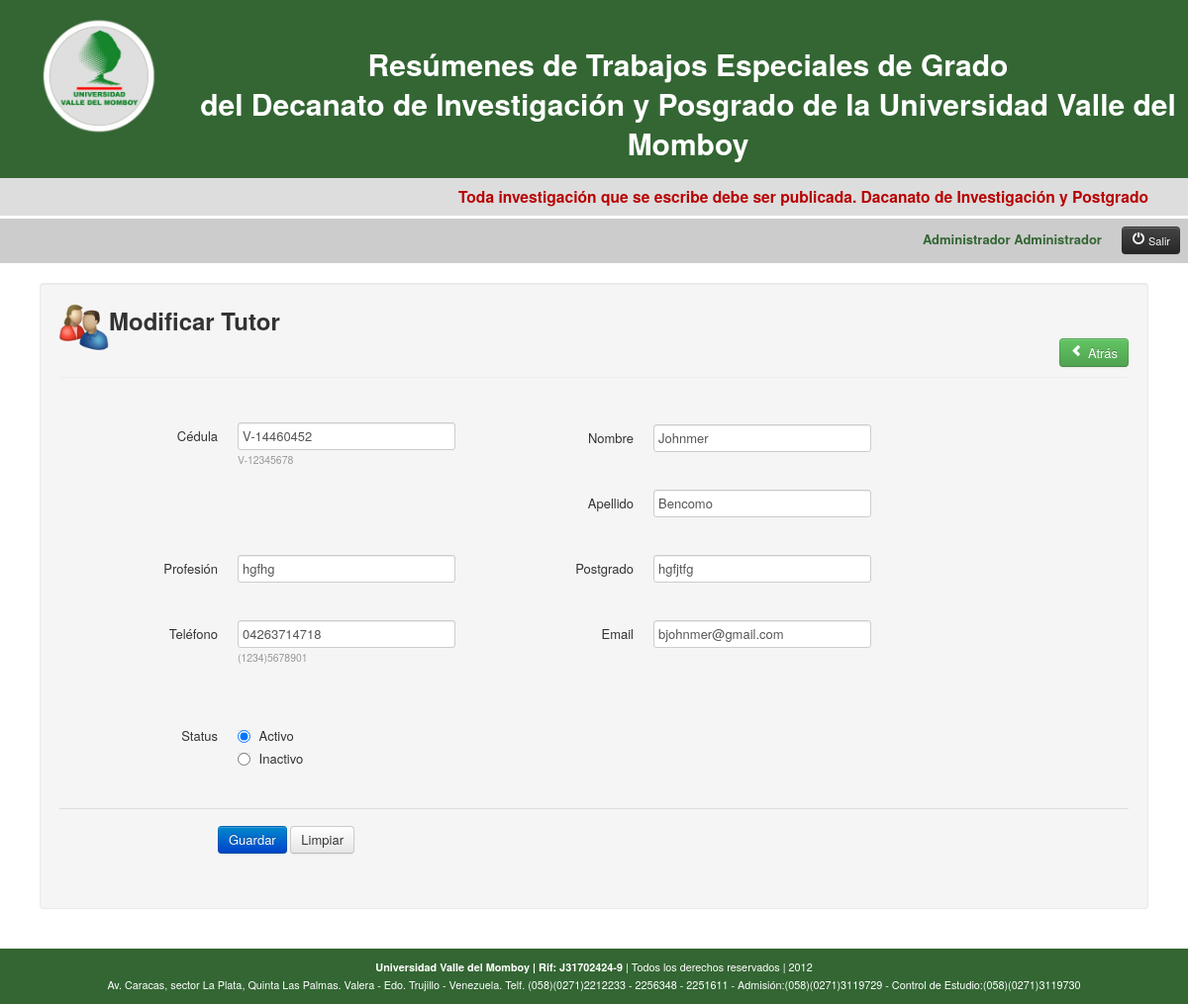
The page /tutores.php?p=mtut&idTutor=15 (signed in) on the database its author committed.
### tables this page shows
CREATE TABLE IF NOT EXISTS `tbltutores` (
  `idTutor` int(11) NOT NULL AUTO_INCREMENT,
  `cedulaTutor` varchar(12) NOT NULL,
  `nombreTutor` varchar(75) NOT NULL,
  `apellidoTutor` varchar(75) NOT NULL,
  `profesionTutor` varchar(75) NOT NULL,
  `postgradoTutor` varchar(100) DEFAULT NULL,
  `telfTutor` varchar(75) NOT NULL,
  `emailTutor` varchar(75) NOT NULL,
  `statusTutor` varchar(1) NOT NULL DEFAULT 'A',
  PRIMARY KEY (`idTutor`)
);

### mtut.php (the view, shortened to what this page needs)
<?php require_once('Connections/bdresumen.php'); ?>
<?php
if (!function_exists("GetSQLValueString")) {
function GetSQLValueString($theValue, $theType, $theDefinedValue = "", $theNotDefinedValue = "")
{
  $theValue = function_exists("mysql_real_escape_string") ? mysql_real_escape_string($theValue) : mysql_escape_string($theValue);
  switch ($theType) {
    case "long":
    case "int":
      $theValue = ($theValue != "") ? intval($theValue) : "NULL";
      break;
  }
  return $theValue;
}
}
$editFormAction = $_SERVER['PHP_SELF'];
if (isset($_SERVER['QUERY_STRING'])) {
  $editFormAction .= "?" . htmlentities($_SERVER['QUERY_STRING']);
}
$colname_constutor = "-1";
if (isset($_GET['idTutor'])) {
  $colname_constutor = $_GET['idTutor'];
}
$query_constutor = sprintf("SELECT * FROM tbltutores WHERE idTutor = %s", GetSQLValueString($colname_constutor, "int"));
$constutor = mysql_query($query_constutor, $bdresumen) or die(mysql_error());
$row_constutor = mysql_fetch_assoc($constutor);
?>
<div style="margin:20px;">
  <div class="container-fluid" style="margin:auto">
    <div class="row-fluid">
      <div class="span12">
        <div class="well">
          <div class="row-fluid">
          	<img src="img/tutores.png" width="50" height="50"><h2>Modificar Tutor</h2>
           	<div class="atras"><button class="btn btn-success" onclick='window.location="tutores.php"'><i class="icon-chevron-left icon-white"></i>&nbsp;Atrás</button></div>
          </div>
          <div class="row-fluid">
            <form name="mtut" id="mtut" class="form-horizontal" action="<?php echo $editFormAction; ?>" method="POST">
              <fieldset>
                <legend></legend>
                <div class="control-group">
                  <label class="control-label" for="cedulaTutor">Cédula</label>
                  <div class="controls">
                    <input name="cedulaTutor" type="text" class="input" id="cedulaTutor" value="<?php echo $row_constutor['cedulaTutor']; ?>" placeholder="Cédula del Tutor"><br/><span id="muestra">V-12345678</span>
                  </div>
                </div>
                <div class="control-group">
                  <label class="control-label" for="nombreTutor">Nombre</label>
                  <div class="controls">
                    <input name="nombreTutor" type="text" class="input" id="nombreTutor" value="<?php echo $row_constutor['nombreTutor']; ?>" placeholder="Nombre del Tutor">
                  </div>
                </div>
                <div class="control-group">
                  <label class="control-label" for="apellidoTutor">Apellido</label>
                  <div class="controls">
                    <input name="apellidoTutor" type="text" class="input" id="apellidoTutor" value="<?php echo $row_constutor['apellidoTutor']; ?>" placeholder="Apellido del Tutor">
                  </div>
                </div>
                <div class="control-group">
                  <label class="control-label" for="profesionTutor">Profesión</label>
                  <div class="controls">
                    <input name="profesionTutor" type="text" class="input" id="profesionTutor" value="<?php echo $row_constutor['profesionTutor']; ?>" placeholder="Profesión del Tutor">
                  </div>
                </div>
                <div class="control-group">
                  <label class="control-label" for="postgradoTutor">Postgrado</label>
                  <div class="controls">
                    <input name="postgradoTutor" type="text" class="input" id="postgradoTutor" value="<?php echo $row_constutor['postgradoTutor']; ?>" placeholder="Postgrado del Tutor">
                  </div>
                </div>
                <div class="control-group">
                  <label class="control-label" for="telfTutor">Teléfono</label>
                  <div class="controls">
                    <input name="telfTutor" type="text" class="input" id="telfTutor" value="<?php echo $row_constutor['telfTutor']; ?>" placeholder="Teléfono del Tutor"><br/><span id="muestra">(1234)5678901</span>
                  </div>
                </div>
                <div class="control-group">
                  <label class="control-label" for="emailTutor">Email</label>
                  <div class="controls">
                    <input name="emailTutor" type="text" class="input" id="emailTutor" value="<?php echo $row_constutor['emailTutor']; ?>" placeholder="Email del Tutor">
                  </div>
                </div>
                <div class="control-group">
                </div>
                <div class="control-group">
                  <label class="control-label">Status</label>
                  <div class="controls">
                    <label class="radio">
                      <input <?php if (!(strcmp($row_constutor['statusTutor'],"A"))) {echo "checked=\"checked\"";} ?> type="radio" name="statusTutor" id="statusTutor" value="A" />&nbsp;Activo
                      </label>
                    <label class="radio">
                      <input <?php if (!(strcmp($row_constutor['statusTutor'],"I"))) {echo "checked=\"checked\"";} ?> type="radio" name="statusTutor" id="statusTutor" value="I" />&nbsp;Inactivo
                    </label>
                  </div>
                </div>
              </fieldset>
                <div class="form-actions">
                  <button type="submit" class="btn btn-primary">Guardar</button>
                  <button class="btn" type="reset">Limpiar</button>
                </div>
            </form>
            </div>
        </div>
        </div>
      </div>
    </div>
</div>

### css/main.css (style rules this page uses)
#muestra { color:#999; font-size:0.8em; }
form { margin-top:10px; }
body { padding-top: 0px; padding-bottom: 0px; }
.well img { float: left; }
.atras { float:right; }

### mtut.php (style rules this page uses)
.control-group { float:left; margin:20px; }
.control-group:nth-of-type(8) { float:none; }

### rows shown on the page
tbltutores: cedulaTutor "V-14460452", nombreTutor "Johnmer", apellidoTutor "Bencomo", profesionTutor "hgfhg", postgradoTutor "hgfjtfg", telfTutor "04263714718", emailTutor "bjohnmer@gmail.com", statusTutor "☑ Activo", statusTutor "☐ Inactivo"

### other values the page prints
$_SESSION['nombreUsuario'] "Administrador"
$_SESSION['apellidoUsuario'] "Administrador"
